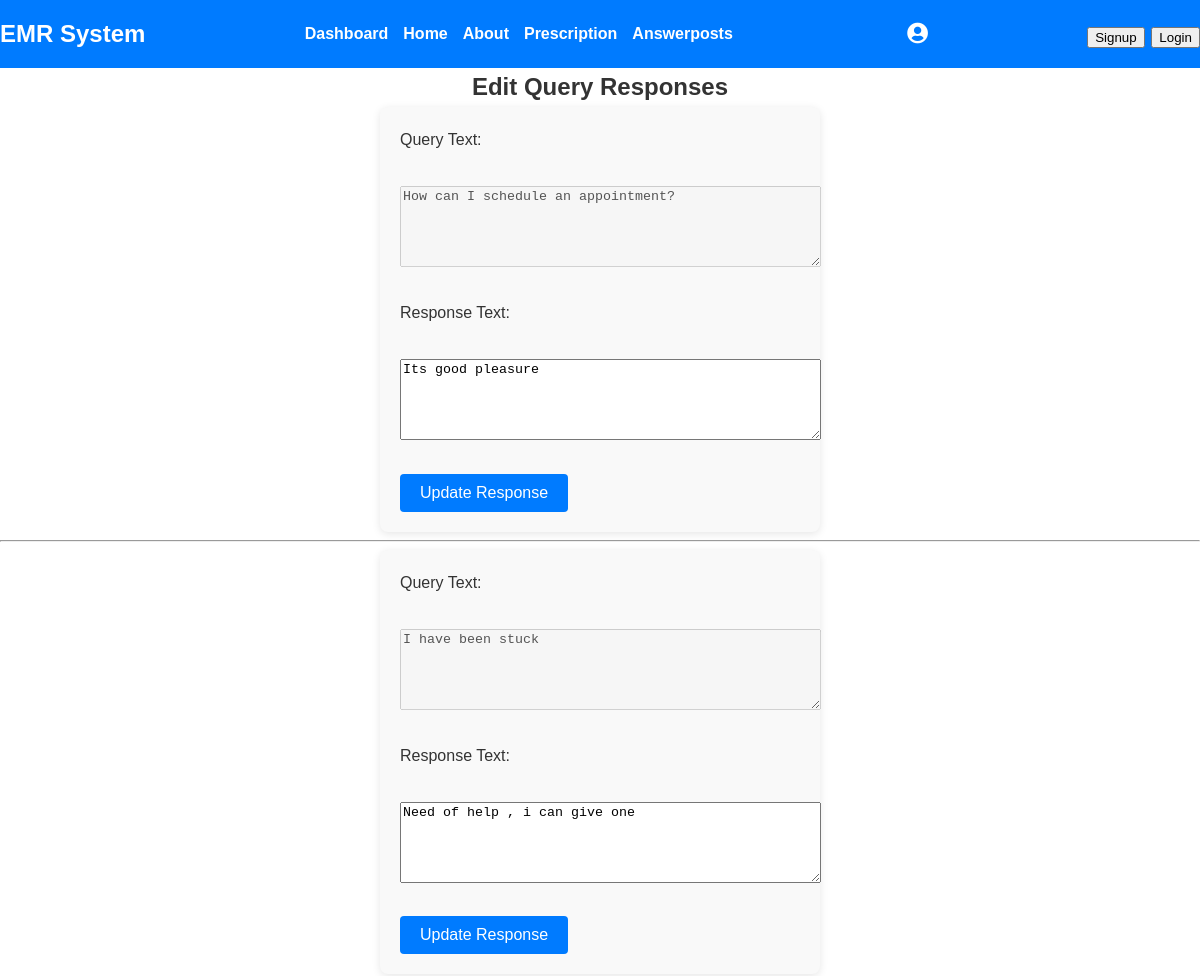
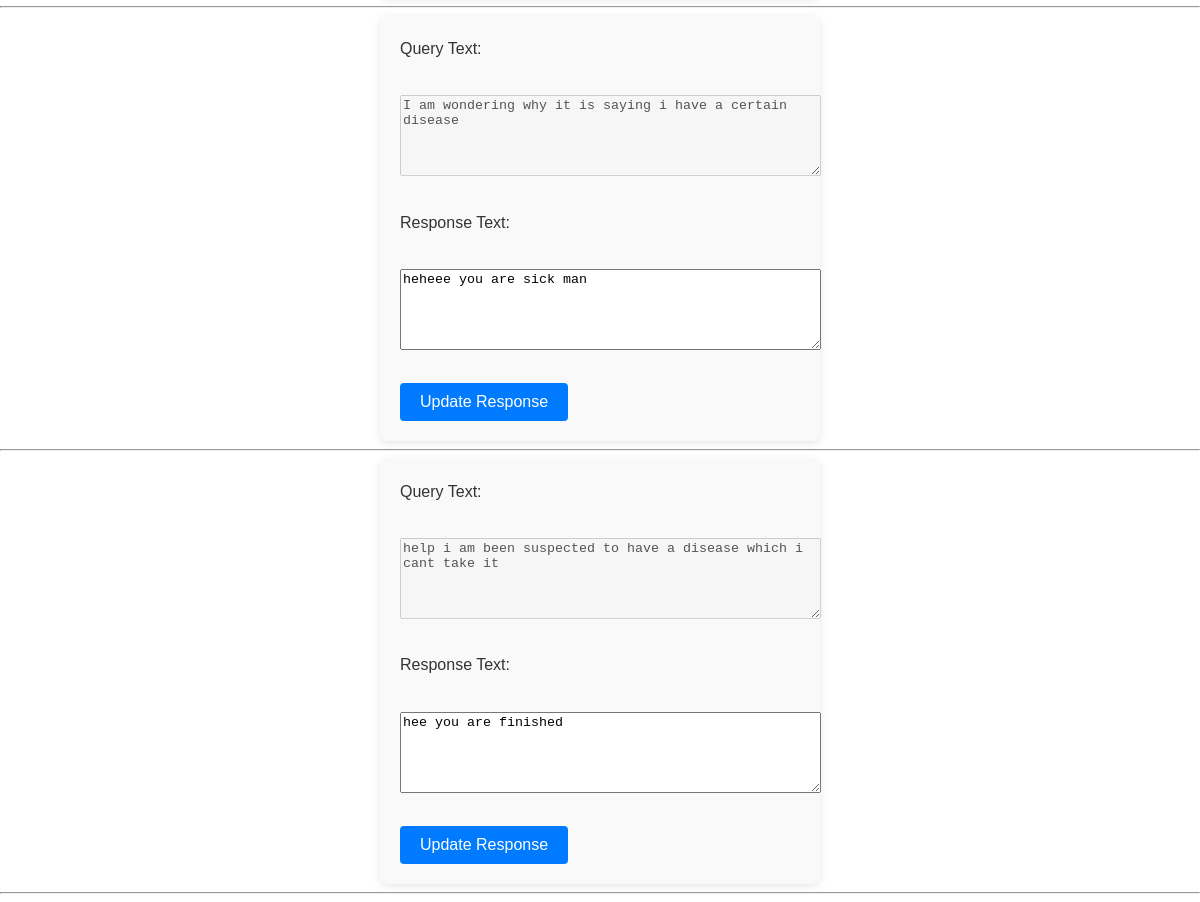
Screenshot of /Doctor/answerPosts.php (signed in) with the database file from the repository (2 pictures, top to bottom).
### tables this page shows
CREATE TABLE `user_queries` (
  `query_id` int(11) NOT NULL,
  `user_id` varchar(100) NOT NULL,
  `email` varchar(100) NOT NULL,
  `query_text` text NOT NULL,
  `response_text` text DEFAULT NULL,
  `checked_status` int(11) DEFAULT 0,
  `response_date` timestamp NULL DEFAULT NULL
);

### Doctor/answerPosts.php (the view, shortened to what this page needs)
<!DOCTYPE html>
<html lang="en">
<head>
    <link rel="stylesheet" href="../css/style.css">
    <link rel="stylesheet" href="https://cdnjs.cloudflare.com/ajax/libs/font-awesome/5.15.4/css/all.min.css">
</head>
<body style="padding:0;">
  <nav class="navbar">
            <a href="#" class="logo">EMR System</a>
            <ul class="nav-links"  id="navLinks">
                <li><a href="dashboard.php">Dashboard</a></li>
                <li><a href="index.php">Home</a></li>
                <li><a href="about.php">About</a></li>
                <li><a href="prescribe.php">Prescription</a></li>
                <li><a href="answerPosts.php">Answerposts</a></li>
            </ul>
            <div class="profile-icon-container">
                <i class="fas fa-user-circle fa-lg"></i>
            </div>
            <div class="logo">
            <button onclick="openModal()">Signup</button>
            <button onclick="openLogin()">Login</button>
        </div>
    </nav>
<h2>Edit Query Responses</h2>
<?php
$servername = "localhost";
$username = "root";
$password = "";
$dbname = "electronic_medical_system";
$conn = new mysqli($servername, $username, $password, $dbname);
$sql = "SELECT * FROM user_queries";
$result = $conn->query($sql);
if ($result->num_rows > 0) {
    while ($row = $result->fetch_assoc()) {
        $query_text = $row["query_text"];
        $response_text = $row["response_text"];
        echo "<form action='answerposts.php' method='post'>";
        echo "<label>Query Text:</label><br>";
        echo "<textarea name='query_text' rows='5' cols='50' disabled>$query_text</textarea><br><br>";
        echo "<label>Response Text:</label><br>";
        echo "<textarea name='response_text' rows='5' cols='50'>$response_text</textarea><br><br>";
        echo "<input type='submit' value='Update Response'>";
        echo "</form>";
        echo "<hr>";
    }
} else {
    echo "No queries found.";
}
?>
        <?php include('signup.php'); ?>
        <?php include('login.php'); ?>
</body>
</html>

### css/style.css (style rules this page uses)
body, h1, h2, h3, p, ul, li { margin: 0; padding: 0; }
body { font-family: Arial, sans-serif; line-height: 1.6; background-color: #fff; color: #333; padding: 0; }
.navbar { background-color: #007BFF; color: #fff; padding: 15px 0; }
.logo { font-size: 24px; font-weight: bold; text-decoration: none; color: #fff; }
.nav-links li { display: inline; margin-right: 15px; }
.nav-links a { color: #fff; text-decoration: none; }

### Doctor/answerPosts.php (style rules this page uses)
.navbar { background-color: #007BFF; color: #fff; padding: 15px 20px; display: flex; justify-content: space-between; align-items: center; }
.nav-links { display: flex; list-style: none; padding: 0; margin: 0; }
.nav-links li { margin-right: 20px; }
.nav-links a { color: #fff; text-decoration: none; font-weight: bold; transition: color 0.3s ease; }
.logo { font-size: 24px; font-weight: bold; text-decoration: none; color: #fff; }

### Doctor/login.php (style rules this page uses)
body { font-family: Arial, sans-serif; padding: 20px; }
form { max-width: 400px; margin: 0 auto; background-color: #f9f9f9; padding: 20px; border-radius: 8px; box-shadow: 0 2px 8px rgba(0,0,0,0.1); }
h2 { text-align: center; color: #333; }
label { display: block; margin-bottom: 8px; }
input[type="submit"] { background-color: #007BFF; color: #fff; padding: 10px 20px; border: none; border-radius: 4px; cursor: pointer; font-size: 16px; }

### rows the page displays
user_queries: query_text "How can I schedule an appointment?", response_text "Its good pleasure"
user_queries: query_text "I have been stuck", response_text "Need of help , i can give one"
user_queries: query_text "I am wondering why it is saying i have a certain disease", response_text "heheee you are sick man"
user_queries: query_text "help i am been suspected to have a disease which i cant take it", response_text "hee you are finished"
